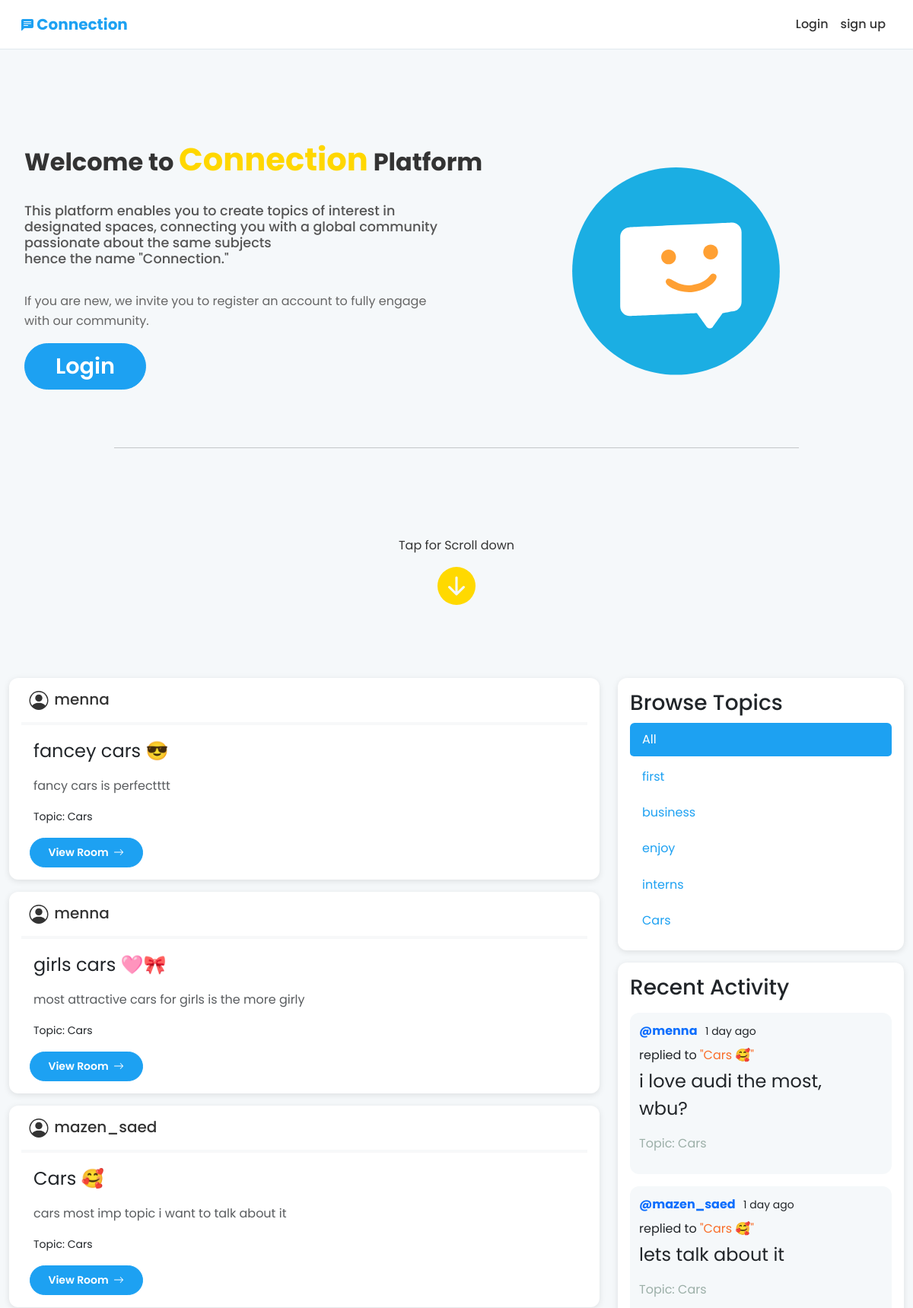
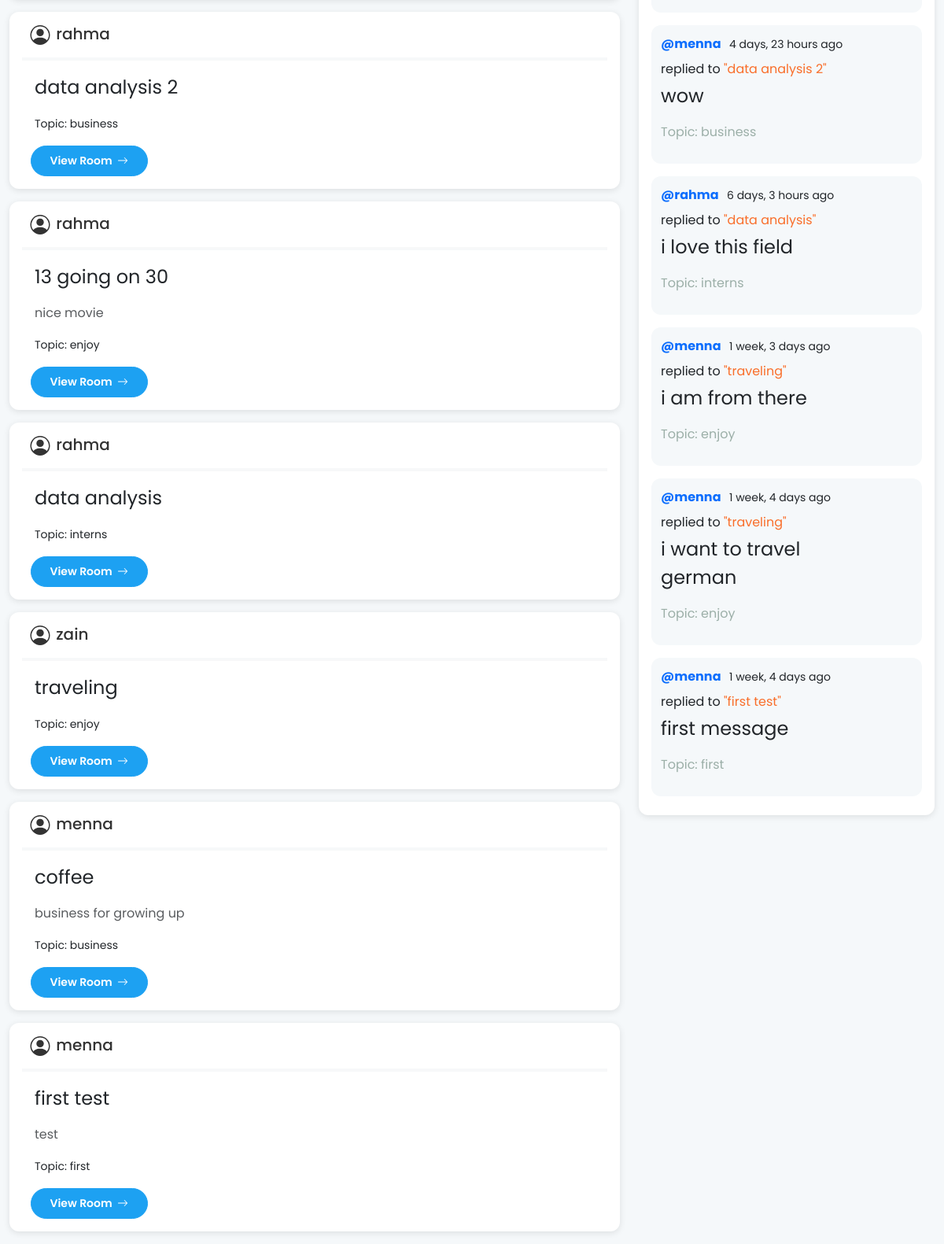
The page / on the database its author committed (2 pictures, top to bottom).
### activities/models.py (models this page shows, shortened)
class Room(models.Model):
    host = models.ForeignKey(User, on_delete=models.SET_NULL, null=True)
    topic = models.ForeignKey(Topic, on_delete=models.SET_NULL, null=True)
    name = models.CharField(max_length=200)
    description = models.TextField(null=True, blank=True)
    participants = models.ManyToManyField(User, related_name='participants', blank=True)
    updated = models.DateTimeField(auto_now=True)
    created = models.DateTimeField(auto_now_add=True)
    class Meta:
        ordering = ['-updated', '-created']
    def __str__(self):
        return self.name

class Topic(models.Model):
    name = models.CharField(max_length=200, unique=True)
    def __str__(self):
        return self.name

class Message(models.Model):
    user = models.ForeignKey(User, on_delete=models.CASCADE)
    room = models.ForeignKey(Room, on_delete=models.CASCADE)
    body = models.TextField()
    updated = models.DateTimeField(auto_now=True)
    created = models.DateTimeField(auto_now_add=True)
    class Meta:
        ordering = ['-updated', '-created']

### activities/views.py (the view)
# urls.py: path('', views.home, name='home'),
def home(request):
    q = request.GET.get('q') if request.GET.get('q') != None else ''
    rooms = Room.objects.filter(
        Q(topic__name__icontains=q) |
        Q(name__icontains=q) |
        Q(description__icontains=q)
    )
    room_count = rooms.count()
    topics = Topic.objects.all()
    messages = Message.objects.filter(Q(room__topic__name__icontains=q))
    context = {
        'rooms': rooms,
        'room_count': room_count,
        'topics': topics,
        'messages': messages,
    }
    return render(request, 'activities/home.html', context)

### activities/templates/activities/home.html (shortened to what this page needs)
{% extends 'main.html' %}
{% load widget_tweaks %}
{% load static %}
{% block content %}
<div class="row">
    <div class="col-md-8">
        {% include 'activities/feed_component.html' with rooms=rooms %}
    </div>
    <div class="col-md-4">
        {% include 'activities/topics_component.html' %}
        {% include 'activities/activity_component.html' with messages=messages %}
    </div>
</div>
{% endblock %}

### activities/templates/activities/feed_component.html (shortened to what this page needs)
{% for room in rooms %}
<div class="card room-card mb-3">
    <div class="card-body">
        <div class="d-flex justify-content-between align-items-center ms-2">
            <h5 class="card-title mb-0">
                <a
                href="{% url 'users:user-profile' room.host %}"
                class="nav-link link-underline link-underline-opacity"
                >
                {{ room.host }}
                </a>
            </h5>
        </div>
        <hr class="border border-2 opacity-62">
        <div class="ms-3" id="more-content">
            <p class="card-text mt-3 fs-4">{{ room.name }}</p>
            <p class="card-text text-muted">{{ room.description|truncatewords:20 }}</p>
            <p class="card-text"><small>Topic: {{ room.topic.name }}</small></p>
            <a href="{% url 'room' room.id %}" class="icon-link icon-link-hover btn btn-primary btn-sm" style="margin: 0 -5.5px;">
                View Room
                <svg xmlns="http://www.w3.org/2000/svg" class="bi" viewBox="0 0 16 16" aria-hidden="true">
                    <path d="M1 8a.5.5 0 0 1 .5-.5h11.793l-3.147-3.146a.5.5 0 0 1 .708-.708l4 4a.5.5 0 0 1 0 .708l-4 4a.5.5 0 0 1-.708-.708L13.293 8.5H1.5A.5.5 0 0 1 1 8z"/>
                </svg>
            </a>
        </div>
    </div>
</div>
{% empty %}
<p>No rooms found.</p>
{% endfor %}

### activities/templates/activities/topics_component.html (shortened to what this page needs)
<div class="card mb-3">
    <div class="card-body">
        <h3 class="card-title">Browse Topics</h3>
        <ul class="list-group">
            <li
            class="
            list-group-item list-group-item-action
            {% if not request.GET.q %}active{% endif %}
            "
            aria-current="{% if not request.GET.q %}true{% else %}false{% endif %}
            "
            style="margin-bottom: 4px;"
            >
                <a href="{% url 'home' %}">All</a>
            </li>
            {% for topic in topics %}
                <li
                class="
                list-group-item list-group-item-action
                "
                aria-current="{% if request.GET.q == topic.name %}true{% else %}false{% endif %}">
                    <a href="?q={{ topic.name }}">{{ topic.name }}</a>
                </li>
            {% endfor %}
        </ul>
    </div>
</div>

### activities/templates/activities/activity_component.html (shortened to what this page needs)
<div class="card card-activity mb-3">
    <div class="card-body">
        <h3 class="card-title">Recent Activity</h3>
        {% for message in messages %}
            <div class="message mt-3">
                <div class="d-flex justify-content-between align-items-center">
                    <p class="mb-0">
                        <strong style="margin-right: 7px;">
                            <a class="link-offset-2 link-underline link-underline-opacity-0" href="{% url 'users:user-profile' message.user.username %}">@{{ message.user }}</a>
                        </strong>
                        <small>
                            {{ message.created|timesince }} ago
                        </small>
                    </p>
                </div>
                <p class="mt-2 mb-0">
                    replied to <a
                    href="{% url 'room' message.room.id %}"
                    class="link-underline link-underline-opacity-0"
                    style="color: #F96E2A"
                    >"{{ message.room }}"</a>
                </p>
                <p class="mt-1 fs-4" style="width: 75%;">{{ message.body }}</p>
                <p class="" style="color: #9cafa8;">Topic: {{ message.room.topic }}</p>
            </div>
        {% empty %}
            <p>No recent activity.</p>
        {% endfor %}
    </div>
</div>

### static/css/style.css (style rules this page uses)
html { scroll-behavior: smooth; }
body { font-family: 'Poppins', sans-serif; background-color: #F5F8FA; color: #333333; }
.nav-link { color: #333333; font-weight: 500; }
.card { border: none; border-radius: 12px; box-shadow: 0 2px 8px rgba(0, 0, 0, 0.1); background-color: #FFFFFF; margin-bottom: 1.5rem; }
.btn-primary { background-color: #1DA1F2; border-color: #1DA1F2; border-radius: 20px; padding: 0.5rem 1.5rem; font-weight: 600; transition: background-color 0.2s; }
.room-card { transition: transform 0.2s; }
.message { background-color: #F5F8FA; border-radius: 12px; padding: 0.75rem; margin-bottom: 0.5rem; }
.list-group-item { border: none; border-radius: 5px; margin: 2px 0; padding: 0.6rem 1rem; background-color: #FFFFFF; color: #1DA1F2; }
.list-group-item.active { background-color: #1DA1F2; color: #FFFFFF; }
.list-group-item a { text-decoration: none; color: #1DA1F2; display: block; width: 100%; height: 100%; }
.list-group-item.active a { color: #FFFFFF; }
#more-content { scroll-margin-top: 5.3rem; }

### rows shown on the page
Room: host "menna", name "fancey cars 😎", description "fancy cars is perfectttt", topic.name "Cars"
Room: host "menna", name "girls cars 🩷🎀", description "most attractive cars for girls is the more girly", topic.name "Cars"
Room: host "mazen_saed", name "Cars 🥰", description "cars most imp topic i want to talk about it", topic.name "Cars"
Room: host "rahma", name "data analysis 2", topic.name "business"
Room: host "rahma", name "13 going on 30", description "nice movie", topic.name "enjoy"
Room: host "rahma", name "data analysis", topic.name "interns"
Room: host "zain", name "traveling", topic.name "enjoy"
Room: host "menna", name "coffee", description "business for growing up", topic.name "business"
Room: host "menna", name "first test", description "test", topic.name "first"
Topic: name "first"
Topic: name "business"
Topic: name "enjoy"
Topic: name "interns"
Topic: name "Cars"
Message: user "menna", created "1 day", room "Cars 🥰", body "i love audi the most, wbu?", room.topic "Cars"
Message: user "mazen_saed", created "1 day", room "Cars 🥰", body "lets talk about it", room.topic "Cars"
Message: user "menna", created "4 days, 23 hours", room "data analysis 2", body "wow", room.topic "business"
Message: user "rahma", created "6 days, 3 hours", room "data analysis", body "i love this field", room.topic "interns"
Message: user "menna", created "1 week, 3 days", room "traveling", body "i am from there", room.topic "enjoy"
Message: user "menna", created "1 week, 4 days", room "traveling", body "i want to travel german", room.topic "enjoy"
Message: user "menna", created "1 week, 4 days", room "first test", body "first message", room.topic "first"
